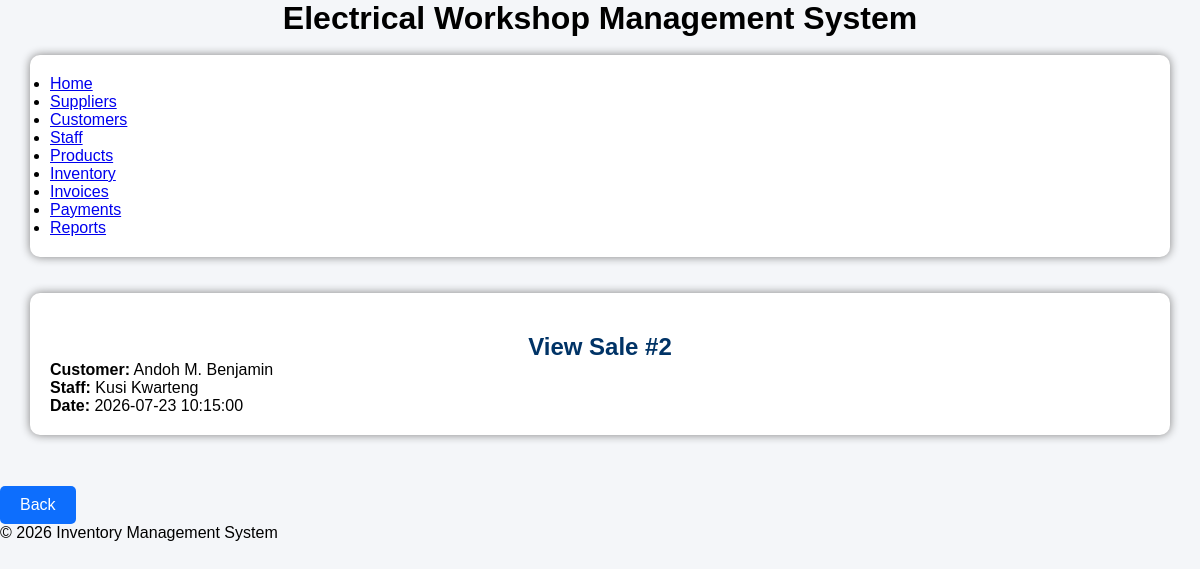
Page /sales/view_sale.php?sale_id=2 (signed in) on the committed database.
### tables this page shows
CREATE TABLE sale (
  `Sale_ID` int NOT NULL AUTO_INCREMENT,
  `Customer_ID` int NOT NULL,
  `Staff_ID` int NOT NULL,
  `Sale_Date` datetime NOT NULL,
  PRIMARY KEY (`Sale_ID`),
  KEY `Customer_ID` (`Customer_ID`),
  KEY `Staff_ID` (`Staff_ID`),
  CONSTRAINT `sale_ibfk_1` FOREIGN KEY (`Customer_ID`) REFERENCES `customer` (`Customer_ID`),
  CONSTRAINT `sale_ibfk_2` FOREIGN KEY (`Staff_ID`) REFERENCES `staff` (`Staff_ID`)
);

CREATE TABLE customer (
  `Customer_ID` int NOT NULL AUTO_INCREMENT,
  `Customer_Name` varchar(100) NOT NULL,
  `Phone` varchar(20) DEFAULT NULL,
  `Address` varchar(255) DEFAULT NULL,
  PRIMARY KEY (`Customer_ID`),
  UNIQUE KEY `Phone` (`Phone`)
);

CREATE TABLE staff (
  `Staff_ID` int NOT NULL AUTO_INCREMENT,
  `Staff_Name` varchar(100) NOT NULL,
  `Phone` varchar(20) DEFAULT NULL,
  `Position` varchar(50) DEFAULT NULL,
  PRIMARY KEY (`Staff_ID`),
  UNIQUE KEY `Phone` (`Phone`)
);

### sales/view_sale.php (the view, shortened to what this page needs)
<?php include '../config/auth.php';
 include '../config/database.php';
 include '../includes/header.php';
$sale_id = $_GET['sale_id'];
$sql = "SELECT s.*, c.Customer_Name, st.Staff_Name
        FROM Sale s
        LEFT JOIN Customer c ON s.Customer_ID = c.Customer_ID
        LEFT JOIN Staff st ON s.Staff_ID = st.Staff_ID
        WHERE s.Sale_ID = $sale_id";
$row = mysqli_fetch_assoc(mysqli_query($conn, $sql));
?>
<!DOCTYPE html>
<html lang="en">
<head>
    <link rel="stylesheet" href="../css/style.css">
</head>
<body>
    <br><br>
    <div class="container">
    <h2>View Sale #<?php echo $row['Sale_ID']; ?></h2>
<p><b>Customer:</b> <?php echo $row['Customer_Name']; ?></p>
<p><b>Staff:</b> <?php echo $row['Staff_Name']; ?></p>
<p><b>Date:</b> <?php echo $row['Sale_Date']; ?></p>
    </div>
<br><br>
<div><a href="index.php" class="btn">Back</a></div>
<div><?php include '../includes/footer.php'; ?></div>
</body>
</html>

### css/style.css (style rules this page uses)
Body { Font-family: Arial; Background:#f4f4f4; }
.container { Width:70%; Margin:auto; Background:#fff; Padding:20px; Margin-top:40px; Border-radius:10px; Box-shadow:0 0 10px gray; }
H2 { Text-align:center; Color:#003366; }
Button,.btn { Background:#003366; Color:white; Padding:10px 20px; Border:none; Text-decoration:none; Display:inline-block; Margin-top:15px; Cursor:pointer; }
* { margin:0; padding:0; box-sizing:border-box; font-family:Arial, Helvetica, sans-serif; }
body { background:#f4f6f9; }
.container { width:95%; margin:auto; }
.btn { display:inline-block; background:#0d6efd; color:white; padding:10px 20px; text-decoration:none; border-radius:5px; }
h2 { margin-top:20px; }

### rows in the picture
sale: Sale_ID "2", Customer_ID.Customer_Name "Andoh M. Benjamin", Staff_ID.Staff_Name "Kusi Kwarteng", Sale_Date "2026-07-23 10:15:00"
